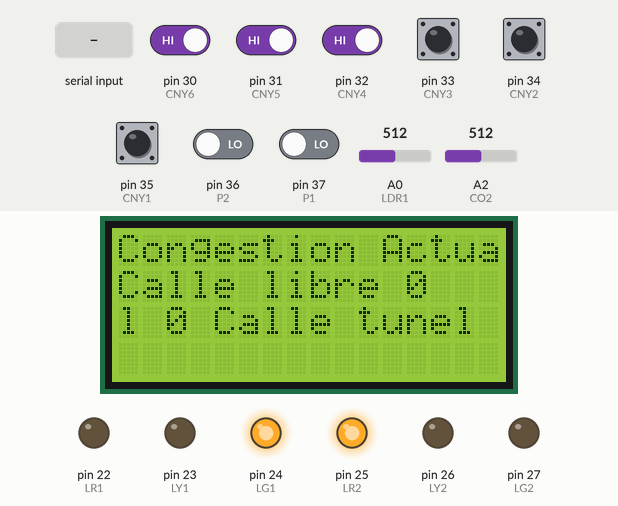
Simulated run of this sketch. Board: Arduino Mega 2560, built with avr-gcc and run on an emulated ATmega2560. Shown: 16×4 character LCD, output pins drawn as LEDs (lit = HIGH). The inputs (shaded band) are chosen by the test bench; at power-on: pin 30 (CNY6), pin 31 (CNY5), pin 32 (CNY4), pin 33 (CNY3), pin 34 (CNY2), pin 35 (CNY1) HIGH, pin 36 (P2), pin 37 (P1) LOW, A0 (LDR1) = 512, A2 (CO2) = 512. What the sketch prints to the serial monitor is not drawn.

Above: at 1.4 s.
1.5 s: byte 0 (0) received over Serial
At 2.5 s:
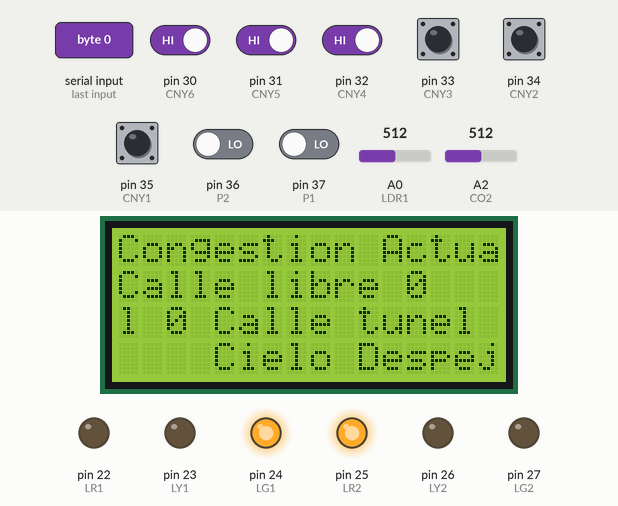
4.5 s: byte 1 (1) received over Serial
At 5.7 s:
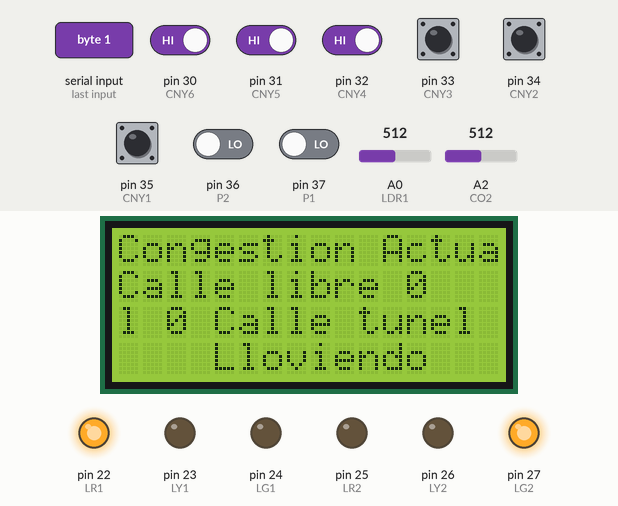
6.0 s: pin 30 (CNY6) driven LOW
At 6.8 s:
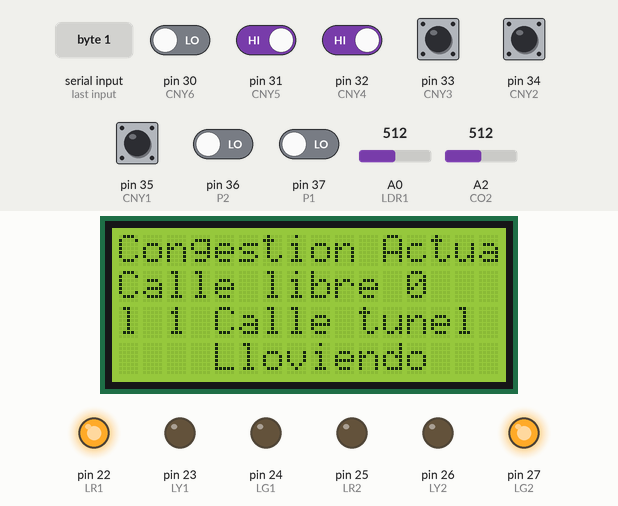
7.6 s: pin 31 (CNY5) driven LOW
At 9.1 s:
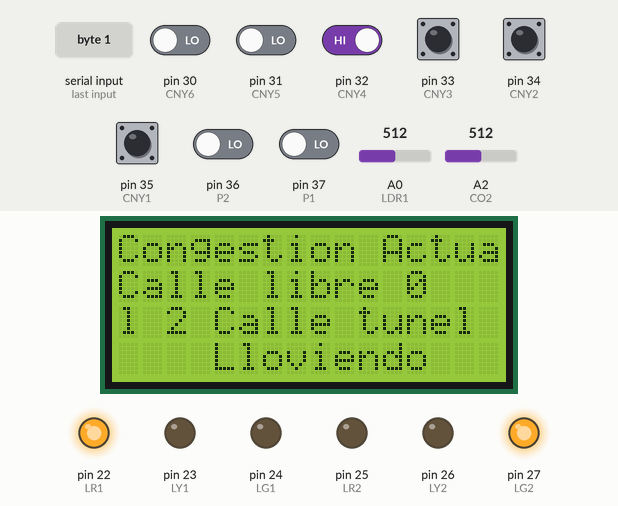
10.6 s: pin 32 (CNY4) driven LOW
At 12.7 s:
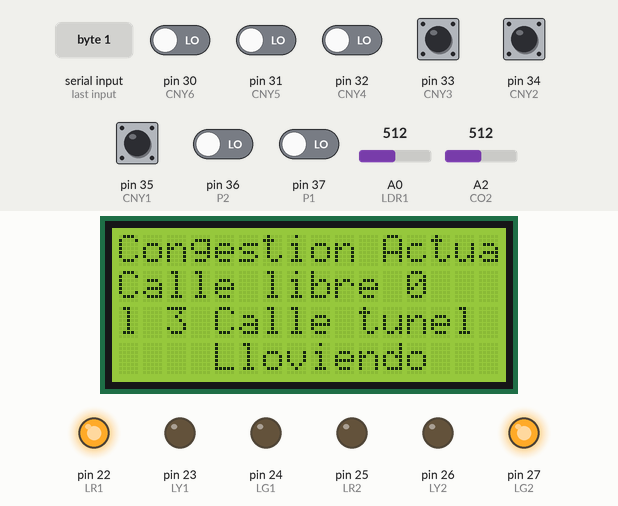
13.2 s: pin 30 (CNY6) driven HIGH
At 16.2 s:
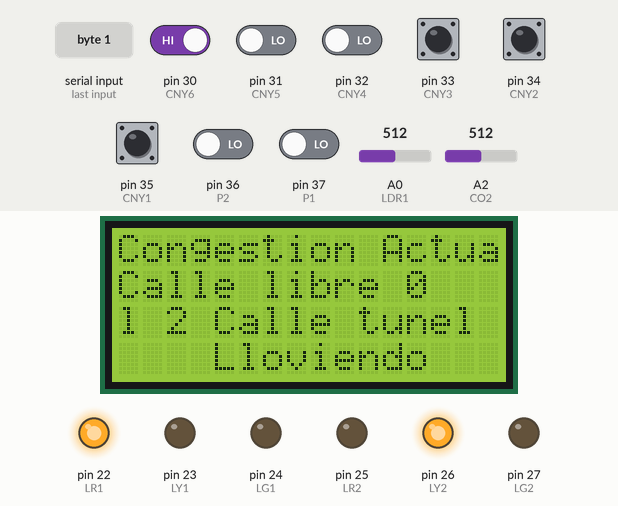
Timing chart, 0 to 17.2 s (numbered marks = the images above; inputs shaded):
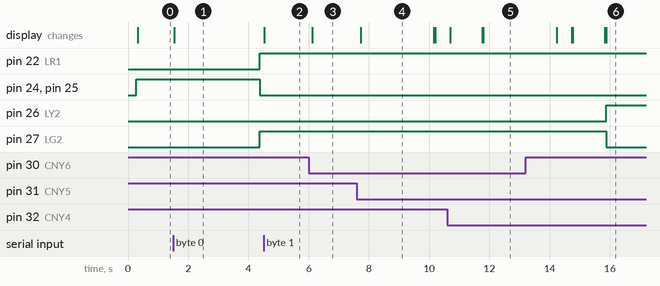

The sketch:

parte2smartCity.ino
```cpp
#include <LiquidCrystal_I2C.h>  //Library for LCD display via I2C


//Library definition
#include <Wire.h> //Library required for I2C comms (LCD)
#include <LiquidCrystal_I2C.h>  //Library for LCD display via I2C
#include <math.h> //Mathematics library for pow function (CO2 computation)

//I/O pin labeling
#define LDR1 0 //LDR Light sensor from traffic light 1 connected in pin A0
#define LDR2 1  //LDR Light sensor from traffic light 2 connected in pin A1
#define CO2 2  //CO2 sensor connected in pin A2
#define P1 37  //Traffic light 1 button connected in pin 37
#define P2 36  //Traffic light 2 button connected in pin 36
#define CNY1 35 //Infrared sensor 1 in traffic light 1 connected in pin 35
#define CNY2 34 //Infrared sensor 2 in traffic light 1 connected in pin 34
#define CNY3 33 //Infrared sensor 3 in traffic light 1 connected in pin 33
#define CNY4 32 //Infrared sensor 4 in traffic light 2 connected in pin 32
#define CNY5 31 //Infrared sensor 5 in traffic light 2 connected in pin 31
#define CNY6 30 //Infrared sensor 6 in traffic light 2 connected in pin 30
#define LR1 22 //Red traffic light 1 connected in pin 22
#define LY1 23 //Yellow traffic light 1 connected in pin 23
#define LG1 24 //Green traffic light 1 connected in pin 24
#define LR2 25 //Red traffic light 2 connected in pin 25
#define LG2 27 //Green traffic light 2 connected in pin 27
#define LY2 26 //Yellow traffic light 2 connected in pin 26

//Library definitions
LiquidCrystal_I2C lcd(0x27, 16, 4); //Set the LCD address to 0x27 for a 16 chars and 4 line display


//Configuration
void setupConnections() {
   //Pin config
  //Pin config
  pinMode(P1, INPUT); //Traffic light 1 button as Input
  pinMode(P2, INPUT); //Traffic light 2 button as Input
  pinMode(CNY1, INPUT); //Infrared sensor 1 in traffic light 1 as Input
  pinMode(CNY2, INPUT); //Infrared sensor 2 in traffic light 1 as Input
  pinMode(CNY3, INPUT); //Infrared sensor 3 in traffic light 1 as Input
  pinMode(CNY4, INPUT); //Infrared sensor 4 in traffic light 2 as Input
  pinMode(CNY5, INPUT); //Infrared sensor 5 in traffic light 2 as Input
  pinMode(CNY6, INPUT); //Infrared sensor 6 in traffic light 2 as Input
  pinMode(LR1, OUTPUT); //Red traffic light 1 as Output
  pinMode(LY1, OUTPUT); //Yellow traffic light 1 as Output
  pinMode(LG1, OUTPUT); //Green traffic light 1 as Output
  pinMode(LR2, OUTPUT); //Red traffic light 2 as Output
  pinMode(LY2, OUTPUT); //Yellow traffic light 2 as Output
  pinMode(LG2, OUTPUT); //Green traffic light 2 as Output

  //Output cleaning
  digitalWrite(LR1, LOW); //Turn Off Red traffic light 1
  digitalWrite(LY1, LOW); //Turn Off Yellow traffic light 1
  digitalWrite(LG1, LOW); //Turn Off Green traffic light 1
  digitalWrite(LR2, LOW); //Turn Off Red traffic light 2
  digitalWrite(LY2, LOW); //Turn Off Yellow traffic light 2
  digitalWrite(LG2, LOW); //Turn Off Green traffic light 2

  lcd.begin();  //Start communications with LCD display
  lcd.backlight();  //Turn on LCD backlight

}


/////////////////////////////////////////////////// MEF DIA_NOCHE

#define DIA 0
#define NOCHE  1

int eDiaNoche = DIA;
bool luz = 1;


void MEF_DiaNoche() {
  switch (eDiaNoche) {
    case DIA:
      luz=1;
      if(analogRead(LDR1)<=270 && analogRead(LDR2)<=270){
        eDiaNoche=NOCHE;
        Serial.println("Cambio noche");
      }
      break;
    case NOCHE:
      luz=0;
      if(analogRead(LDR1)>270 || analogRead(LDR2)>270){
        eDiaNoche=DIA;
        Serial.println("Cambio dia");
      }
      break;
  }
}


/////////////////////////////////////////////////// MEF SALUDABLE

#define SALUDABLE 0
#define NIVEL_0 2
#define NO_SALUDABLE  1

int eSaludable = SALUDABLE;
bool saludable = 1;
const unsigned long TCO2 = 2000; // Constante para el tiempo de apagado   1000 ms
const unsigned long LIMITE_CO2 = 9; //TODO cambiar a 7 PARA DEMOSTRACIONES
unsigned long trsalud;

void MEF_Saludable() {

  switch (eSaludable) {
    case SALUDABLE:

      saludable=1;
      if(analogRead(CO2)>LIMITE_CO2 && (millis() - trsalud > TCO2) ){
        eSaludable=NIVEL_0;
        trsalud=millis();
        Serial.println("NIVEL_0");
        Serial.println(String(analogRead(CO2)));
      }
      break;
    case NIVEL_0:
      saludable=1;
      if(analogRead(CO2)<=LIMITE_CO2 && (millis() - trsalud > TCO2)){
        eSaludable=SALUDABLE;
        trsalud=millis();
      }else if(analogRead(CO2)>LIMITE_CO2&&(millis() - trsalud > TCO2)  ){
        eSaludable=NO_SALUDABLE;
        Serial.println("NO_SALUDABLE");
        trsalud=millis();
      }
      break;
    case NO_SALUDABLE:
      saludable=0;
      if(analogRead(CO2)<=LIMITE_CO2){
        eSaludable=SALUDABLE;
        Serial.println("SALUDABLE");
        trsalud=millis();
      }
      break;
  }
}

/////////////////////////////////////////////////// MEF Boton1

#define SUELTO 0
#define PRESIONADO 1

int eBoton1 = SUELTO;
bool b1 = 0;
const unsigned long trb = 10000; // constante para el holding del boton

unsigned long trb1;

void MEF_Boton1() {

  switch (eBoton1) {
    case SUELTO:
      b1=0;
      if (digitalRead(P1) == HIGH) {
        eBoton1=PRESIONADO;
        trb1=millis();
        while (digitalRead(P1) == HIGH) {} //Debouncing
        Serial.println("PRESIONADO");
      }
      break;
    case PRESIONADO:
      b1=1;
      if( (millis() - trb1 > trb)){
         trb1=millis();
         eBoton1=SUELTO;
         Serial.println("SUELTO");
      }
      break;
  }
}

/////////////////////////////////////////////////// MEF Boton2

int eBoton2 = SUELTO;
unsigned long trb2;
bool b2 = 0;

void MEF_Boton2() {

  switch (eBoton2) {
    case SUELTO:
      b2=0;
      if (digitalRead(P2) == HIGH) {
        eBoton2=PRESIONADO;
        trb2=millis();
        while (digitalRead(P2) == HIGH) {} //Debouncing
        Serial.println("PRESIONADO2");
      }
      break;
    case PRESIONADO:
      b2=1;
      if( (millis() - trb2 > trb)){
         trb2=millis();
         eBoton2=SUELTO;
         Serial.println("SUELTO2");
      }
      break;
  }
}

/////////////////////////////////////////////////// MEF CNYS
//////////////////////////////lecturas de los sensores de proximidad
const unsigned long trbCNY = 4000; // constante para el holding del CNY
unsigned long CNYSEMAFORO1=0;
unsigned long CNYREAD1=0;
unsigned long CNYREAD2=0;
unsigned long CNYREAD3=0;
unsigned long CNYREAD4=0;
unsigned long CNYREAD5=0;
unsigned long CNYREAD6=0;

/////////////////////////////////////////////////// MEF CNY1

int eCNY1 = SUELTO;
unsigned long trsCNY1;

void MEF_CNY1() {

  switch (eCNY1) {
    case SUELTO:
      CNYREAD1=0;
      if (digitalRead(CNY1)== LOW) {
        eCNY1=PRESIONADO;
        trsCNY1=millis();
        Serial.println("CNY1 PRESIONADO");
      }
      break;
    case PRESIONADO:
      CNYREAD1=1;
      if( (millis() - trsCNY1 > trbCNY )){
         trsCNY1=millis();
         eCNY1=SUELTO;
         Serial.println("CNY1 SUELTO");
      }
      break;
  }
}
/////////////////////////////////////////////////// MEF CNY2

int eCNY2 = SUELTO;
unsigned long trsCNY2;

void MEF_CNY2() {
  switch (eCNY2) {
    case SUELTO:
      CNYREAD2 = 0;
      if (digitalRead(CNY2) == LOW) {
        eCNY2 = PRESIONADO;
        trsCNY2 = millis();
        Serial.println("CNY2 PRESIONADO");
      }
      break;
    case PRESIONADO:
      CNYREAD2 = 1;
      if (millis() - trsCNY2 > trbCNY) {
        trsCNY2 = millis();
        eCNY2 = SUELTO;
        Serial.println("CNY2 SUELTO");
      }
      break;
  }
}


/////////////////////////////////////////////////// MEF CNY3
int eCNY3 = SUELTO;
unsigned long trsCNY3;

void MEF_CNY3() {
  switch (eCNY3) {
    case SUELTO:
      CNYREAD3 = 0;
      if (digitalRead(CNY3) == LOW) {
        eCNY3 = PRESIONADO;
        trsCNY3 = millis();
        Serial.println("CNY3 PRESIONADO");
      }
      break;
    case PRESIONADO:
      CNYREAD3 = 1;
      if (millis() - trsCNY3 > trbCNY) {
        trsCNY3 = millis();
        eCNY3 = SUELTO;
        Serial.println("CNY3 SUELTO");
      }
      break;
  }
}

/////////////////////////////////////////////////// MEF CNY4
int eCNY4 = SUELTO;
unsigned long trsCNY4;

void MEF_CNY4() {
  switch (eCNY4) {
    case SUELTO:
      CNYREAD4 = 0;
      if (digitalRead(CNY4) == LOW) {
        eCNY4 = PRESIONADO;
        trsCNY4 = millis();
        Serial.println("CNY4 PRESIONADO");
      }
      break;
    case PRESIONADO:
      CNYREAD4 = 1;
      if (millis() - trsCNY4 > trbCNY) {
        trsCNY4 = millis();
        eCNY4 = SUELTO;
        Serial.println("CNY4 SUELTO");
      }
      break;
  }
}

/////////////////////////////////////////////////// MEF CNY5
int eCNY5 = SUELTO;
unsigned long trsCNY5;

void MEF_CNY5() {
  switch (eCNY5) {
    case SUELTO:
      CNYREAD5 = 0;
      if (digitalRead(CNY5) == LOW) {
        eCNY5 = PRESIONADO;
        trsCNY5 = millis();
        Serial.println("CNY5 PRESIONADO");
      }
      break;
    case PRESIONADO:
      CNYREAD5 = 1;
      if (millis() - trsCNY5 > trbCNY) {
        trsCNY5 = millis();
        eCNY5 = SUELTO;
        Serial.println("CNY5 SUELTO");
      }
      break;
  }
}

/////////////////////////////////////////////////// MEF CNY6

int eCNY6 = SUELTO;
unsigned long trsCNY6;

void MEF_CNY6() {
  switch (eCNY6) {
    case SUELTO:
      CNYREAD6 = 0;
      if (digitalRead(CNY6) == LOW) {
        eCNY6 = PRESIONADO;
        trsCNY6 = millis();
        Serial.println("CNY6 PRESIONADO");
      }
      break;
    case PRESIONADO:
      CNYREAD6 = 1;
      if (millis() - trsCNY6 > trbCNY) {
        trsCNY6 = millis();
        eCNY6 = SUELTO;
        Serial.println("CNY6 SUELTO");
      }
      break;
  }
}


unsigned long t1; //tiempo para el cambio de estado1 a estado2 del semaforo
unsigned long t3; //tiempo para el cambio de estado3 a estado4 del semaforo
const unsigned long TIEMPO_CAMBIO_SEMAFORO = 10000; // constante para tiempo cambio semaforos
const unsigned long AJUSTE_POR_CONGESTION=1000;
const unsigned long MODIFICACION_POR_PRESION_BOTON=6000;
void actualizacionVariablesTiempo(){
   CNYSEMAFORO1 = CNYREAD1 +CNYREAD2+CNYREAD3;

   t1 = TIEMPO_CAMBIO_SEMAFORO + (AJUSTE_POR_CONGESTION*(CNYREAD1)) + (AJUSTE_POR_CONGESTION*(CNYREAD2)) + (AJUSTE_POR_CONGESTION*(CNYREAD3))- b1*MODIFICACION_POR_PRESION_BOTON + b2*MODIFICACION_POR_PRESION_BOTON ;
   t3 = TIEMPO_CAMBIO_SEMAFORO + (AJUSTE_POR_CONGESTION*(CNYREAD4)) + (AJUSTE_POR_CONGESTION*(CNYREAD5)) + (AJUSTE_POR_CONGESTION*(CNYREAD6))+ b1*MODIFICACION_POR_PRESION_BOTON - b2*MODIFICACION_POR_PRESION_BOTON ;

}


/////////////////////////////////////////////////// MEF Semaforos

void setSemaforo1(int rojo,int amarillo,int verde){
      digitalWrite(LR1, rojo);
      digitalWrite(LY1, amarillo);
      digitalWrite(LG1, verde);
}

void setSemaforo2(int rojo,int amarillo,int verde){
      digitalWrite(LR2, rojo);
      digitalWrite(LY2, amarillo);
      digitalWrite(LG2, verde);
}


#define ESEM1 0
#define ESEM2 1
#define ESEM3 2
#define ESEM4 3
#define ESEM5 4

long tt = 2000; // tiempos entre trancisiones intermedias
int eSemaforos = ESEM1;
unsigned long trsSemaforo;

void MEF_Semaforos() {
  switch (eSemaforos) {
    case ESEM1:
      setSemaforo1(0,0,1);
      setSemaforo2(1,0,0);
      if (millis() - trsSemaforo > t1) {
        trsSemaforo = millis();
        eSemaforos = ESEM2;
        Serial.println("ESEM2");
      }else if(saludable==0){
        trsSemaforo = millis();
        eSemaforos = ESEM3;
        Serial.println("ESEM3");
      }else if(luz==0 && saludable==1){
        trsSemaforo = millis();
        eSemaforos = ESEM5;
        Serial.println("ESEM5");
      }
      break;

    case ESEM2:
      setSemaforo1(0,1,0);
      setSemaforo2(1,0,0);

      if (millis() - trsSemaforo > tt) {
        trsSemaforo = millis();
        eSemaforos = ESEM3;
        Serial.println("ESEM3");
      }else if(luz==0&&saludable==1){
        trsSemaforo = millis();
        eSemaforos = ESEM5;
        Serial.println("ESEM5");
      }
      break;

    case ESEM3:
      setSemaforo1(1,0,0);
      setSemaforo2(0,0,1);
      if (millis() - trsSemaforo > t3) {
        trsSemaforo = millis();
        eSemaforos = ESEM4;
        Serial.println("ESEM4");
      }else if(luz==0&&saludable==1){
        trsSemaforo = millis();
        eSemaforos = ESEM5;
        Serial.println("ESEM5");
      }
      break;

    case ESEM4:
      setSemaforo1(1,0,0);
      setSemaforo2(0,1,0);
      if (millis() - trsSemaforo > tt) {
        trsSemaforo = millis();
        eSemaforos = ESEM1;
        Serial.println("ESEM1");
      }else if(luz==0&&saludable==1){
        trsSemaforo = millis();
        eSemaforos = ESEM5;
        Serial.println("ESEM5");
      }
      break;

    case ESEM5:
      setSemaforo1(0,1,0);
      setSemaforo2(0,1,0);
      if (saludable==0 || luz ==1 ) {
        trsSemaforo = millis();
        eSemaforos = ESEM3;
        Serial.println("ESEM3");
      }
      break;
  }
}


void displayInfo(){

      lcd.setCursor(0, 0);
      long int carrosActuales=CNYREAD1+CNYREAD2+CNYREAD3+CNYREAD4+CNYREAD5+CNYREAD6;
      lcd.print("Congestion Actual "+String(carrosActuales));
      lcd.setCursor(0, 1);
      lcd.print("Calle libre "+String(CNYREAD1+CNYREAD2+CNYREAD3));
      lcd.setCursor(0, 2);
      lcd.print("Calle tunel "+String(CNYREAD4+CNYREAD5+CNYREAD6));
      //lcd.setCursor(0, 1);
      //lcd.print("Hello World2");
      //delay(2000);  //Wait 2 seconds
      //lcd.clear();


}


byte clima = 0; //0 para despejado, 1 para lloviendo
void serialInput(){
  if (Serial.available() > 0) {
    clima = Serial.read(); // read the incoming byte:
    if (clima != -1) { // -1 means no data is available
      if(clima==0){
         lcd.setCursor(0, 3); // set cursor to first row
        lcd.print("Cielo Despejado "); // print out to LCD
      }else if(clima==1){
         lcd.setCursor(0, 3); // set cursor to first row
        lcd.print("Lloviendo       ");
       }

      tt=2000+(clima*3000);
    }
  }
}


void setup() {
  setupConnections();

   //Communications
  Serial.begin(9600); //Start Serial communications with computer via Serial0 (TX0 RX0) at 9600 bauds
  while (!Serial) {
    ; // wait for serial port to connect.
  }

  Serial.println("In order to test Analog Sensors and Actuators, send the following commands through the Serial Monitor:");
  Serial.println("A: Tests LDR1 Sensor");
  Serial.println("B: Tests LDR2 Sensor");
  Serial.println("C: Test CO2 Sensor");
  Serial.println("D: Tests Traffic Light 1 (LR1, LY1 and LG1)");
  Serial.println("E: Tests Traffic Light 2 (LR2, LY2 and LG2)");
  Serial.println("F: Tests LCD");
  trsalud=millis();
  trsSemaforo=millis();

}

void loop() {
  MEF_DiaNoche();
  MEF_Saludable();
  MEF_Boton1();
  MEF_Boton2();
  actualizacionVariablesTiempo();
  MEF_CNY1();
  MEF_CNY2();
  MEF_CNY3();
  MEF_CNY4();
  MEF_CNY5();
  MEF_CNY6();
  MEF_Semaforos();
  displayInfo();
  serialInput();
}
```

Measured:
- after the input at 1.5 s, the display: changes at once (image 1)
- after the input at 4.5 s, the display: changes at once (image 2)
- after the input at 6.0 s, the display: changes after 0.12 s (image 3)
- after the input at 7.6 s, the display: changes after 0.12 s (image 4)
- after the input at 10.6 s, the display: changes after 0.09 s (image 5)
- after the input at 13.2 s, pin 26 (LY2): LOW → HIGH after 2.7 s; pin 27 (LG2): HIGH → LOW after 2.7 s
- what the display in image 4 shows lasts 2.5 s, from 7.7 s to 10.2 s
